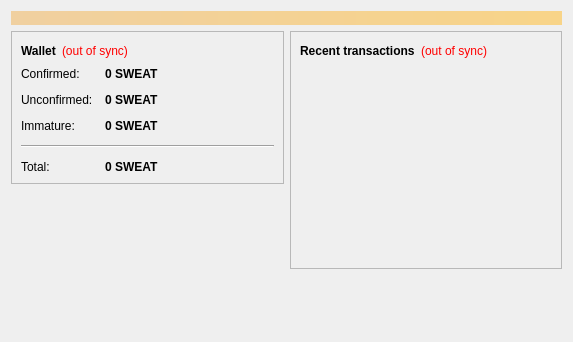
<?xml version="1.0" encoding="UTF-8"?>
<ui version="4.0">
 <class>OverviewPage</class>
 <widget class="QWidget" name="OverviewPage">
  <property name="geometry">
   <rect>
    <x>0</x>
    <y>0</y>
    <width>573</width>
    <height>342</height>
   </rect>
  </property>
  <property name="windowTitle">
   <string>Form</string>
  </property>
  <layout class="QVBoxLayout" name="topLayout">
   <item>
    <widget class="QLabel" name="labelAlerts">
     <property name="visible">
      <bool>false</bool>
     </property>
     <property name="styleSheet">
      <string notr="true">background-color: qlineargradient(x1: 0, y1: 0, x2: 1, y2: 0, stop:0 #F0D0A0, stop:1 #F8D488); color:#000000;</string>
     </property>
     <property name="wordWrap">
      <bool>true</bool>
     </property>
     <property name="margin">
      <number>3</number>
     </property>
    </widget>
   </item>
   <item>
    <layout class="QHBoxLayout" name="horizontalLayout" stretch="1,1">
     <item>
      <layout class="QVBoxLayout" name="verticalLayout_2">
       <item>
        <widget class="QFrame" name="frame">
         <property name="frameShape">
          <enum>QFrame::StyledPanel</enum>
         </property>
         <property name="frameShadow">
          <enum>QFrame::Raised</enum>
         </property>
         <layout class="QVBoxLayout" name="verticalLayout_4">
          <item>
           <layout class="QHBoxLayout" name="horizontalLayout_4">
            <item>
             <widget class="QLabel" name="label_5">
              <property name="font">
               <font>
                <weight>75</weight>
                <bold>true</bold>
               </font>
              </property>
              <property name="text">
               <string>Wallet</string>
              </property>
             </widget>
            </item>
            <item>
             <widget class="QLabel" name="labelWalletStatus">
              <property name="toolTip">
               <string>The displayed information may be out of date. Your wallet automatically synchronizes with the Sweat network after a connection is established, but this process has not completed yet.</string>
              </property>
              <property name="styleSheet">
               <string notr="true">QLabel { color: red; }</string>
              </property>
              <property name="text">
               <string notr="true">(out of sync)</string>
              </property>
              <property name="alignment">
               <set>Qt::AlignLeading|Qt::AlignLeft|Qt::AlignVCenter</set>
              </property>
             </widget>
            </item>
            <item>
             <spacer name="horizontalSpacer_2">
              <property name="orientation">
               <enum>Qt::Horizontal</enum>
              </property>
              <property name="sizeHint" stdset="0">
               <size>
                <width>40</width>
                <height>20</height>
               </size>
              </property>
             </spacer>
            </item>
           </layout>
          </item>
          <item>
           <layout class="QFormLayout" name="formLayout_2">
            <property name="fieldGrowthPolicy">
             <enum>QFormLayout::AllNonFixedFieldsGrow</enum>
            </property>
            <property name="horizontalSpacing">
             <number>12</number>
            </property>
            <property name="verticalSpacing">
             <number>12</number>
            </property>
            <item row="0" column="0">
             <widget class="QLabel" name="label">
              <property name="text">
               <string>Confirmed:</string>
              </property>
             </widget>
            </item>
            <item row="0" column="1">
             <widget class="QLabel" name="labelBalance">
              <property name="font">
               <font>
                <weight>75</weight>
                <bold>true</bold>
               </font>
              </property>
              <property name="cursor">
               <cursorShape>IBeamCursor</cursorShape>
              </property>
              <property name="toolTip">
               <string>Your current spendable balance</string>
              </property>
              <property name="text">
               <string notr="true">0 SWEAT</string>
              </property>
              <property name="textInteractionFlags">
               <set>Qt::LinksAccessibleByMouse|Qt::TextSelectableByKeyboard|Qt::TextSelectableByMouse</set>
              </property>
             </widget>
            </item>
            <item row="1" column="0">
             <widget class="QLabel" name="label_3">
              <property name="text">
               <string>Unconfirmed:</string>
              </property>
             </widget>
            </item>
            <item row="1" column="1">
             <widget class="QLabel" name="labelUnconfirmed">
              <property name="font">
               <font>
                <weight>75</weight>
                <bold>true</bold>
               </font>
              </property>
              <property name="cursor">
               <cursorShape>IBeamCursor</cursorShape>
              </property>
              <property name="toolTip">
               <string>Total of transactions that have yet to be confirmed, and do not yet count toward the spendable balance</string>
              </property>
              <property name="text">
               <string notr="true">0 SWEAT</string>
              </property>
              <property name="textInteractionFlags">
               <set>Qt::LinksAccessibleByMouse|Qt::TextSelectableByKeyboard|Qt::TextSelectableByMouse</set>
              </property>
             </widget>
            </item>
            <item row="2" column="0">
             <widget class="QLabel" name="labelImmatureText">
              <property name="text">
               <string>Immature:</string>
              </property>
             </widget>
            </item>
            <item row="2" column="1">
             <widget class="QLabel" name="labelImmature">
              <property name="font">
               <font>
                <weight>75</weight>
                <bold>true</bold>
               </font>
              </property>
              <property name="toolTip">
               <string>Mined balance that has not yet matured</string>
              </property>
              <property name="text">
               <string notr="true">0 SWEAT</string>
              </property>
              <property name="textInteractionFlags">
               <set>Qt::LinksAccessibleByMouse|Qt::TextSelectableByKeyboard|Qt::TextSelectableByMouse</set>
              </property>
             </widget>
            </item>
            <item row="4" column="0">
             <widget class="QLabel" name="labelTotalText">
              <property name="text">
               <string>Total:</string>
              </property>
             </widget>
            </item>
            <item row="4" column="1">
             <widget class="QLabel" name="labelTotal">
              <property name="font">
               <font>
                <weight>75</weight>
                <bold>true</bold>
               </font>
              </property>
              <property name="cursor">
               <cursorShape>IBeamCursor</cursorShape>
              </property>
              <property name="toolTip">
               <string>Your current total balance</string>
              </property>
              <property name="text">
               <string notr="true">0 SWEAT</string>
              </property>
              <property name="textInteractionFlags">
               <set>Qt::LinksAccessibleByMouse|Qt::TextSelectableByKeyboard|Qt::TextSelectableByMouse</set>
              </property>
             </widget>
            </item>
            <item row="3" column="0" colspan="2">
             <widget class="Line" name="line">
              <property name="orientation">
               <enum>Qt::Horizontal</enum>
              </property>
             </widget>
            </item>
           </layout>
          </item>
         </layout>
        </widget>
       </item>
       <item>
        <spacer name="verticalSpacer">
         <property name="orientation">
          <enum>Qt::Vertical</enum>
         </property>
         <property name="sizeHint" stdset="0">
          <size>
           <width>20</width>
           <height>40</height>
          </size>
         </property>
        </spacer>
       </item>
      </layout>
     </item>
     <item>
      <layout class="QVBoxLayout" name="verticalLayout_3">
       <item>
        <widget class="QFrame" name="frame_2">
         <property name="frameShape">
          <enum>QFrame::StyledPanel</enum>
         </property>
         <property name="frameShadow">
          <enum>QFrame::Raised</enum>
         </property>
         <layout class="QVBoxLayout" name="verticalLayout">
          <item>
           <layout class="QHBoxLayout" name="horizontalLayout_2">
            <item>
             <widget class="QLabel" name="label_4">
              <property name="text">
               <string>&lt;b&gt;Recent transactions&lt;/b&gt;</string>
              </property>
             </widget>
            </item>
            <item>
             <widget class="QLabel" name="labelTransactionsStatus">
              <property name="toolTip">
               <string>The displayed information may be out of date. Your wallet automatically synchronizes with the Sweat network after a connection is established, but this process has not completed yet.</string>
              </property>
              <property name="styleSheet">
               <string notr="true">QLabel { color: red; }</string>
              </property>
              <property name="text">
               <string notr="true">(out of sync)</string>
              </property>
              <property name="alignment">
               <set>Qt::AlignRight|Qt::AlignTrailing|Qt::AlignVCenter</set>
              </property>
             </widget>
            </item>
            <item>
             <spacer name="horizontalSpacer">
              <property name="orientation">
               <enum>Qt::Horizontal</enum>
              </property>
              <property name="sizeHint" stdset="0">
               <size>
                <width>40</width>
                <height>20</height>
               </size>
              </property>
             </spacer>
            </item>
           </layout>
          </item>
          <item>
           <widget class="QListView" name="listTransactions">
            <property name="styleSheet">
             <string notr="true">QListView { background: transparent; }</string>
            </property>
            <property name="frameShape">
             <enum>QFrame::NoFrame</enum>
            </property>
            <property name="verticalScrollBarPolicy">
             <enum>Qt::ScrollBarAlwaysOff</enum>
            </property>
            <property name="horizontalScrollBarPolicy">
             <enum>Qt::ScrollBarAlwaysOff</enum>
            </property>
            <property name="selectionMode">
             <enum>QAbstractItemView::NoSelection</enum>
            </property>
           </widget>
          </item>
         </layout>
        </widget>
       </item>
       <item>
        <spacer name="verticalSpacer_2">
         <property name="orientation">
          <enum>Qt::Vertical</enum>
         </property>
         <property name="sizeHint" stdset="0">
          <size>
           <width>20</width>
           <height>40</height>
          </size>
         </property>
        </spacer>
       </item>
      </layout>
     </item>
    </layout>
   </item>
  </layout>
 </widget>
 <resources/>
 <connections/>
</ui>
